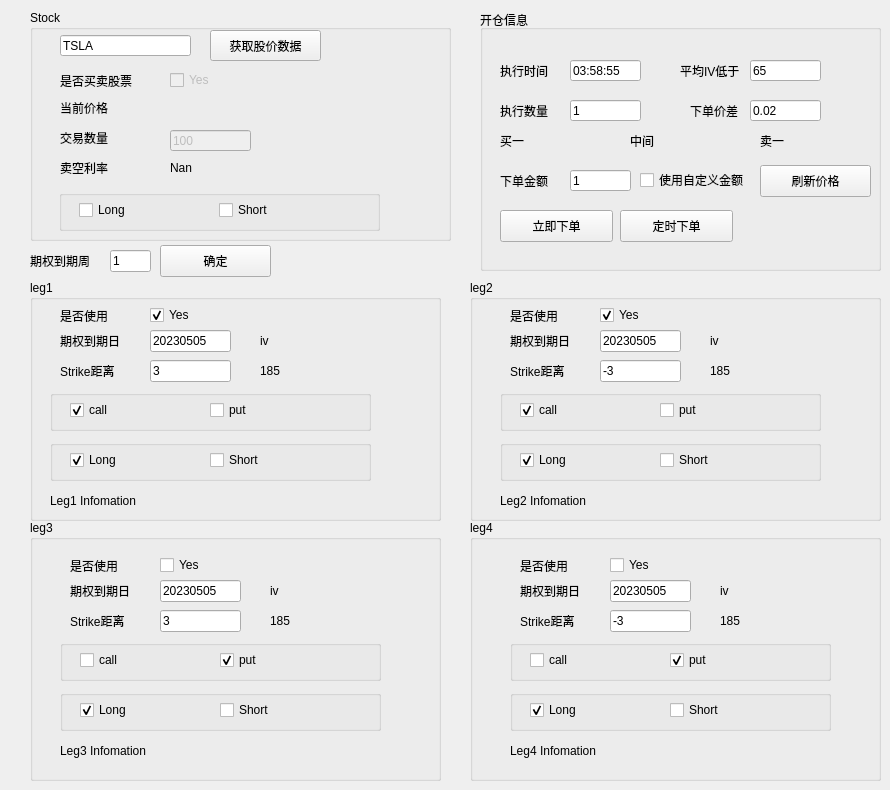
    <widget class="StrangleTab" name="tab2">
     <attribute name="title">
      <string>Strangle策略</string>
     </attribute>
     <widget class="QGroupBox" name="groupBox">
      <property name="geometry">
       <rect>
        <x>480</x>
        <y>10</y>
        <width>401</width>
        <height>261</height>
       </rect>
      </property>
      <property name="title">
       <string>开仓信息</string>
      </property>
      <widget class="QLabel" name="label_6">
       <property name="geometry">
        <rect>
         <x>20</x>
         <y>50</y>
         <width>85</width>
         <height>21</height>
        </rect>
       </property>
       <property name="text">
        <string>执行时间</string>
       </property>
      </widget>
      <widget class="QPushButton" name="btn_order_now">
       <property name="geometry">
        <rect>
         <x>20</x>
         <y>200</y>
         <width>113</width>
         <height>32</height>
        </rect>
       </property>
       <property name="text">
        <string>立即下单</string>
       </property>
      </widget>
      <widget class="QLineEdit" name="input_scheculeTime">
       <property name="geometry">
        <rect>
         <x>90</x>
         <y>50</y>
         <width>71</width>
         <height>21</height>
        </rect>
       </property>
       <property name="text">
        <string>03:58:55</string>
       </property>
      </widget>
      <widget class="QLabel" name="label_5">
       <property name="geometry">
        <rect>
         <x>200</x>
         <y>50</y>
         <width>71</width>
         <height>21</height>
        </rect>
       </property>
       <property name="text">
        <string>平均IV低于</string>
       </property>
      </widget>
      <widget class="QLineEdit" name="input_average_iv">
       <property name="geometry">
        <rect>
         <x>270</x>
         <y>50</y>
         <width>71</width>
         <height>21</height>
        </rect>
       </property>
       <property name="text">
        <string>65</string>
       </property>
      </widget>
      <widget class="QLabel" name="label_10">
       <property name="geometry">
        <rect>
         <x>20</x>
         <y>90</y>
         <width>61</width>
         <height>21</height>
        </rect>
       </property>
       <property name="text">
        <string>执行数量</string>
       </property>
      </widget>
      <widget class="QLineEdit" name="input_buy_quantity">
       <property name="geometry">
        <rect>
         <x>90</x>
         <y>90</y>
         <width>71</width>
         <height>21</height>
        </rect>
       </property>
       <property name="text">
        <string>1</string>
       </property>
      </widget>
      <widget class="QLineEdit" name="input_order_priceDiff">
       <property name="geometry">
        <rect>
         <x>270</x>
         <y>90</y>
         <width>71</width>
         <height>21</height>
        </rect>
       </property>
       <property name="text">
        <string>0.02</string>
       </property>
      </widget>
      <widget class="QLabel" name="label_11">
       <property name="geometry">
        <rect>
         <x>210</x>
         <y>90</y>
         <width>61</width>
         <height>21</height>
        </rect>
       </property>
       <property name="text">
        <string>下单价差</string>
       </property>
      </widget>
      <widget class="QLabel" name="label_bid1">
       <property name="geometry">
        <rect>
         <x>20</x>
         <y>120</y>
         <width>61</width>
         <height>21</height>
        </rect>
       </property>
       <property name="text">
        <string>买一</string>
       </property>
      </widget>
      <widget class="QLabel" name="label_ask1">
       <property name="geometry">
        <rect>
         <x>280</x>
         <y>120</y>
         <width>61</width>
         <height>21</height>
        </rect>
       </property>
       <property name="text">
        <string>卖一</string>
       </property>
      </widget>
      <widget class="QLabel" name="label_mid_price">
       <property name="geometry">
        <rect>
         <x>150</x>
         <y>120</y>
         <width>61</width>
         <height>21</height>
        </rect>
       </property>
       <property name="text">
        <string>中间</string>
       </property>
      </widget>
      <widget class="QLabel" name="label_15">
       <property name="geometry">
        <rect>
         <x>20</x>
         <y>160</y>
         <width>61</width>
         <height>21</height>
        </rect>
       </property>
       <property name="text">
        <string>下单金额</string>
       </property>
      </widget>
      <widget class="QLineEdit" name="input_order_price">
       <property name="geometry">
        <rect>
         <x>90</x>
         <y>160</y>
         <width>61</width>
         <height>21</height>
        </rect>
       </property>
       <property name="text">
        <string>1</string>
       </property>
      </widget>
      <widget class="QPushButton" name="btn_order_schedule">
       <property name="geometry">
        <rect>
         <x>140</x>
         <y>200</y>
         <width>113</width>
         <height>32</height>
        </rect>
       </property>
       <property name="text">
        <string>定时下单</string>
       </property>
      </widget>
      <widget class="QCheckBox" name="check_custom_buy_price">
       <property name="geometry">
        <rect>
         <x>160</x>
         <y>160</y>
         <width>131</width>
         <height>20</height>
        </rect>
       </property>
       <property name="text">
        <string>使用自定义金额</string>
       </property>
       <property name="checked">
        <bool>false</bool>
       </property>
      </widget>
      <widget class="QPushButton" name="btn_check_legs">
       <property name="geometry">
        <rect>
         <x>280</x>
         <y>155</y>
         <width>111</width>
         <height>32</height>
        </rect>
       </property>
       <property name="text">
        <string>刷新价格</string>
       </property>
      </widget>
     </widget>
     <widget class="QGroupBox" name="groupBox_leg1">
      <property name="geometry">
       <rect>
        <x>30</x>
        <y>280</y>
        <width>411</width>
        <height>241</height>
       </rect>
      </property>
      <property name="title">
       <string>leg1</string>
      </property>
      <widget class="QLabel" name="strangle_labelStatus_2">
       <property name="geometry">
        <rect>
         <x>30</x>
         <y>50</y>
         <width>71</width>
         <height>22</height>
        </rect>
       </property>
       <property name="text">
        <string>期权到期日</string>
       </property>
      </widget>
      <widget class="QLabel" name="strangle_labelStatusInfo_2">
       <property name="geometry">
        <rect>
         <x>30</x>
         <y>80</y>
         <width>81</width>
         <height>22</height>
        </rect>
       </property>
       <property name="text">
        <string>Strike距离</string>
       </property>
      </widget>
      <widget class="QLineEdit" name="input_leg1_expire">
       <property name="geometry">
        <rect>
         <x>120</x>
         <y>50</y>
         <width>81</width>
         <height>22</height>
        </rect>
       </property>
       <property name="text">
        <string>20230505</string>
       </property>
      </widget>
      <widget class="QLineEdit" name="input_leg1_priceDiff">
       <property name="geometry">
        <rect>
         <x>120</x>
         <y>80</y>
         <width>81</width>
         <height>22</height>
        </rect>
       </property>
       <property name="text">
        <string>3</string>
       </property>
      </widget>
      <widget class="QLabel" name="label_leg1_strike">
       <property name="geometry">
        <rect>
         <x>230</x>
         <y>80</y>
         <width>121</width>
         <height>22</height>
        </rect>
       </property>
       <property name="text">
        <string>185</string>
       </property>
      </widget>
      <widget class="QGroupBox" name="group_leg1_type">
       <property name="geometry">
        <rect>
         <x>20</x>
         <y>110</y>
         <width>321</width>
         <height>41</height>
        </rect>
       </property>
       <property name="title">
        <string/>
       </property>
       <widget class="QCheckBox" name="check_leg1_put">
        <property name="geometry">
         <rect>
          <x>160</x>
          <y>10</y>
          <width>86</width>
          <height>20</height>
         </rect>
        </property>
        <property name="text">
         <string>put</string>
        </property>
        <property name="checked">
         <bool>false</bool>
        </property>
       </widget>
       <widget class="QCheckBox" name="check_leg1_call">
        <property name="geometry">
         <rect>
          <x>20</x>
          <y>10</y>
          <width>86</width>
          <height>20</height>
         </rect>
        </property>
        <property name="text">
         <string>call</string>
        </property>
        <property name="checked">
         <bool>true</bool>
        </property>
       </widget>
      </widget>
      <widget class="QGroupBox" name="group_leg1_direction">
       <property name="geometry">
        <rect>
         <x>20</x>
         <y>160</y>
         <width>321</width>
         <height>41</height>
        </rect>
       </property>
       <property name="title">
        <string/>
       </property>
       <widget class="QCheckBox" name="check_leg1_short">
        <property name="geometry">
         <rect>
          <x>160</x>
          <y>10</y>
          <width>86</width>
          <height>20</height>
         </rect>
        </property>
        <property name="text">
         <string>Short</string>
        </property>
       </widget>
       <widget class="QCheckBox" name="check_leg1_long">
        <property name="geometry">
         <rect>
          <x>20</x>
          <y>10</y>
          <width>86</width>
          <height>20</height>
         </rect>
        </property>
        <property name="text">
         <string>Long</string>
        </property>
        <property name="checked">
         <bool>true</bool>
        </property>
       </widget>
      </widget>
      <widget class="QLabel" name="label_leg1_summary">
       <property name="geometry">
        <rect>
         <x>20</x>
         <y>210</y>
         <width>361</width>
         <height>22</height>
        </rect>
       </property>
       <property name="text">
        <string>Leg1 Infomation</string>
       </property>
      </widget>
      <widget class="QCheckBox" name="check_buy_leg1">
       <property name="geometry">
        <rect>
         <x>120</x>
         <y>25</y>
         <width>86</width>
         <height>20</height>
        </rect>
       </property>
       <property name="text">
        <string>Yes</string>
       </property>
       <property name="checked">
        <bool>true</bool>
       </property>
      </widget>
      <widget class="QLabel" name="strangle_labelStatus_22">
       <property name="geometry">
        <rect>
         <x>30</x>
         <y>25</y>
         <width>71</width>
         <height>22</height>
        </rect>
       </property>
       <property name="text">
        <string>是否使用</string>
       </property>
      </widget>
      <widget class="QLabel" name="label_leg1_impliedVotality">
       <property name="geometry">
        <rect>
         <x>230</x>
         <y>50</y>
         <width>131</width>
         <height>22</height>
        </rect>
       </property>
       <property name="text">
        <string>iv</string>
       </property>
      </widget>
     </widget>
     <widget class="QGroupBox" name="groupBox_leg2">
      <property name="geometry">
       <rect>
        <x>470</x>
        <y>280</y>
        <width>411</width>
        <height>241</height>
       </rect>
      </property>
      <property name="title">
       <string>leg2</string>
      </property>
      <widget class="QLineEdit" name="input_leg2_expire">
       <property name="geometry">
        <rect>
         <x>130</x>
         <y>50</y>
         <width>81</width>
         <height>22</height>
        </rect>
       </property>
       <property name="text">
        <string>20230505</string>
       </property>
      </widget>
      <widget class="QLabel" name="label_leg2_summary">
       <property name="geometry">
        <rect>
         <x>30</x>
         <y>210</y>
         <width>351</width>
         <height>22</height>
        </rect>
       </property>
       <property name="text">
        <string>Leg2 Infomation</string>
       </property>
      </widget>
      <widget class="QGroupBox" name="group_leg2_type">
       <property name="geometry">
        <rect>
         <x>30</x>
         <y>110</y>
         <width>321</width>
         <height>41</height>
        </rect>
       </property>
       <property name="title">
        <string/>
       </property>
       <widget class="QCheckBox" name="check_leg2_put">
        <property name="geometry">
         <rect>
          <x>160</x>
          <y>10</y>
          <width>86</width>
          <height>20</height>
         </rect>
        </property>
        <property name="text">
         <string>put</string>
        </property>
        <property name="checked">
         <bool>false</bool>
        </property>
       </widget>
       <widget class="QCheckBox" name="check_leg2_call">
        <property name="geometry">
         <rect>
          <x>20</x>
          <y>10</y>
          <width>86</width>
          <height>20</height>
         </rect>
        </property>
        <property name="text">
         <string>call</string>
        </property>
        <property name="checked">
         <bool>true</bool>
        </property>
       </widget>
      </widget>
      <widget class="QLabel" name="label_leg2_strike">
       <property name="geometry">
        <rect>
         <x>240</x>
         <y>80</y>
         <width>71</width>
         <height>22</height>
        </rect>
       </property>
       <property name="text">
        <string>185</string>
       </property>
      </widget>
      <widget class="QLineEdit" name="input_leg2_priceDiff">
       <property name="geometry">
        <rect>
         <x>130</x>
         <y>80</y>
         <width>81</width>
         <height>22</height>
        </rect>
       </property>
       <property name="text">
        <string>-3</string>
       </property>
      </widget>
      <widget class="QLabel" name="strangle_labelStatusInfo_4">
       <property name="geometry">
        <rect>
         <x>40</x>
         <y>80</y>
         <width>81</width>
         <height>22</height>
        </rect>
       </property>
       <property name="text">
        <string>Strike距离</string>
       </property>
      </widget>
      <widget class="QLabel" name="strangle_labelStatus_13">
       <property name="geometry">
        <rect>
         <x>40</x>
         <y>50</y>
         <width>71</width>
         <height>22</height>
        </rect>
       </property>
       <property name="text">
        <string>期权到期日</string>
       </property>
      </widget>
      <widget class="QGroupBox" name="group_leg2_direction">
       <property name="geometry">
        <rect>
         <x>30</x>
         <y>160</y>
         <width>321</width>
         <height>41</height>
        </rect>
       </property>
       <property name="title">
        <string/>
       </property>
       <widget class="QCheckBox" name="check_leg2_short">
        <property name="geometry">
         <rect>
          <x>160</x>
          <y>10</y>
          <width>86</width>
          <height>20</height>
         </rect>
        </property>
        <property name="text">
         <string>Short</string>
        </property>
       </widget>
       <widget class="QCheckBox" name="check_leg2_long">
        <property name="geometry">
         <rect>
          <x>20</x>
          <y>10</y>
          <width>86</width>
          <height>20</height>
         </rect>
        </property>
        <property name="text">
         <string>Long</string>
        </property>
        <property name="checked">
         <bool>true</bool>
        </property>
       </widget>
      </widget>
      <widget class="QCheckBox" name="check_buy_leg2">
       <property name="geometry">
        <rect>
         <x>130</x>
         <y>25</y>
         <width>86</width>
         <height>20</height>
        </rect>
       </property>
       <property name="text">
        <string>Yes</string>
       </property>
       <property name="checked">
        <bool>true</bool>
       </property>
      </widget>
      <widget class="QLabel" name="strangle_labelStatus_21">
       <property name="geometry">
        <rect>
         <x>40</x>
         <y>25</y>
         <width>71</width>
         <height>22</height>
        </rect>
       </property>
       <property name="text">
        <string>是否使用</string>
       </property>
      </widget>
      <widget class="QLabel" name="label_leg2_impliedVotality">
       <property name="geometry">
        <rect>
         <x>240</x>
         <y>50</y>
         <width>131</width>
         <height>22</height>
        </rect>
       </property>
       <property name="text">
        <string>iv</string>
       </property>
      </widget>
     </widget>
     <widget class="QGroupBox" name="groupBox_leg3">
      <property name="geometry">
       <rect>
        <x>30</x>
        <y>520</y>
        <width>411</width>
        <height>261</height>
       </rect>
      </property>
      <property name="autoFillBackground">
       <bool>false</bool>
      </property>
      <property name="title">
       <string>leg3</string>
      </property>
      <widget class="QCheckBox" name="check_buy_leg3">
       <property name="geometry">
        <rect>
         <x>130</x>
         <y>35</y>
         <width>86</width>
         <height>20</height>
        </rect>
       </property>
       <property name="text">
        <string>Yes</string>
       </property>
       <property name="checked">
        <bool>false</bool>
       </property>
      </widget>
      <widget class="QLabel" name="label_leg3_strike">
       <property name="geometry">
        <rect>
         <x>240</x>
         <y>90</y>
         <width>71</width>
         <height>22</height>
        </rect>
       </property>
       <property name="text">
        <string>185</string>
       </property>
      </widget>
      <widget class="QLineEdit" name="input_leg3_expire">
       <property name="geometry">
        <rect>
         <x>130</x>
         <y>60</y>
         <width>81</width>
         <height>22</height>
        </rect>
       </property>
       <property name="text">
        <string>20230505</string>
       </property>
      </widget>
      <widget class="QLabel" name="label_leg3_summary">
       <property name="geometry">
        <rect>
         <x>30</x>
         <y>220</y>
         <width>311</width>
         <height>22</height>
        </rect>
       </property>
       <property name="text">
        <string>Leg3 Infomation</string>
       </property>
      </widget>
      <widget class="QLineEdit" name="input_leg3_priceDiff">
       <property name="geometry">
        <rect>
         <x>130</x>
         <y>90</y>
         <width>81</width>
         <height>22</height>
        </rect>
       </property>
       <property name="text">
        <string>3</string>
       </property>
      </widget>
      <widget class="QLabel" name="strangle_labelStatus_14">
       <property name="geometry">
        <rect>
         <x>40</x>
         <y>60</y>
         <width>71</width>
         <height>22</height>
        </rect>
       </property>
       <property name="text">
        <string>期权到期日</string>
       </property>
      </widget>
      <widget class="QLabel" name="strangle_labelStatus_25">
       <property name="geometry">
        <rect>
         <x>40</x>
         <y>35</y>
         <width>71</width>
         <height>22</height>
        </rect>
       </property>
       <property name="text">
        <string>是否使用</string>
       </property>
      </widget>
      <widget class="QGroupBox" name="group_leg3_direction">
       <property name="geometry">
        <rect>
         <x>30</x>
         <y>170</y>
         <width>321</width>
         <height>41</height>
        </rect>
       </property>
       <property name="title">
        <string/>
       </property>
       <widget class="QCheckBox" name="check_leg3_short">
        <property name="geometry">
         <rect>
          <x>160</x>
          <y>10</y>
          <width>86</width>
          <height>20</height>
         </rect>
        </property>
        <property name="text">
         <string>Short</string>
        </property>
       </widget>
       <widget class="QCheckBox" name="check_leg3_long">
        <property name="geometry">
         <rect>
          <x>20</x>
          <y>10</y>
          <width>86</width>
          <height>20</height>
         </rect>
        </property>
        <property name="text">
         <string>Long</string>
        </property>
        <property name="checked">
         <bool>true</bool>
        </property>
       </widget>
      </widget>
      <widget class="QLabel" name="label_leg3_impliedVotality">
       <property name="geometry">
        <rect>
         <x>240</x>
         <y>60</y>
         <width>121</width>
         <height>22</height>
        </rect>
       </property>
       <property name="text">
        <string>iv</string>
       </property>
      </widget>
      <widget class="QGroupBox" name="group_leg3_type">
       <property name="geometry">
        <rect>
         <x>30</x>
         <y>120</y>
         <width>321</width>
         <height>41</height>
        </rect>
       </property>
       <property name="title">
        <string/>
       </property>
       <widget class="QCheckBox" name="check_leg3_put">
        <property name="geometry">
         <rect>
          <x>160</x>
          <y>10</y>
          <width>86</width>
          <height>20</height>
         </rect>
        </property>
        <property name="text">
         <string>put</string>
        </property>
        <property name="checked">
         <bool>true</bool>
        </property>
       </widget>
       <widget class="QCheckBox" name="check_leg3_call">
        <property name="geometry">
         <rect>
          <x>20</x>
          <y>10</y>
          <width>86</width>
          <height>20</height>
         </rect>
        </property>
        <property name="text">
         <string>call</string>
        </property>
       </widget>
      </widget>
      <widget class="QLabel" name="strangle_labelStatusInfo_7">
       <property name="geometry">
        <rect>
         <x>40</x>
         <y>90</y>
         <width>81</width>
         <height>22</height>
        </rect>
       </property>
       <property name="text">
        <string>Strike距离</string>
       </property>
      </widget>
     </widget>
     <widget class="QGroupBox" name="groupBox_leg4">
      <property name="geometry">
       <rect>
        <x>470</x>
        <y>520</y>
        <width>411</width>
        <height>261</height>
       </rect>
      </property>
      <property name="title">
       <string>leg4</string>
      </property>
      <widget class="QCheckBox" name="check_buy_leg4">
       <property name="geometry">
        <rect>
         <x>140</x>
         <y>35</y>
         <width>86</width>
         <height>20</height>
        </rect>
       </property>
       <property name="text">
        <string>Yes</string>
       </property>
       <property name="checked">
        <bool>false</bool>
       </property>
      </widget>
      <widget class="QLabel" name="label_leg4_strike">
       <property name="geometry">
        <rect>
         <x>250</x>
         <y>90</y>
         <width>71</width>
         <height>22</height>
        </rect>
       </property>
       <property name="text">
        <string>185</string>
       </property>
      </widget>
      <widget class="QLineEdit" name="input_leg4_expire">
       <property name="geometry">
        <rect>
         <x>140</x>
         <y>60</y>
         <width>81</width>
         <height>22</height>
        </rect>
       </property>
       <property name="text">
        <string>20230505</string>
       </property>
      </widget>
      <widget class="QLabel" name="label_leg4_summary">
       <property name="geometry">
        <rect>
         <x>40</x>
         <y>220</y>
         <width>321</width>
         <height>22</height>
        </rect>
       </property>
       <property name="text">
        <string>Leg4 Infomation</string>
       </property>
      </widget>
      <widget class="QLineEdit" name="input_leg4_priceDiff">
       <property name="geometry">
        <rect>
         <x>140</x>
         <y>90</y>
         <width>81</width>
         <height>22</height>
        </rect>
       </property>
       <property name="text">
        <string>-3</string>
       </property>
      </widget>
      <widget class="QLabel" name="strangle_labelStatus_15">
       <property name="geometry">
        <rect>
         <x>50</x>
         <y>60</y>
         <width>71</width>
         <height>22</height>
        </rect>
       </property>
       <property name="text">
        <string>期权到期日</string>
       </property>
      </widget>
      <widget class="QLabel" name="strangle_labelStatus_24">
       <property name="geometry">
        <rect>
         <x>50</x>
         <y>35</y>
         <width>71</width>
         <height>22</height>
        </rect>
       </property>
       <property name="text">
        <string>是否使用</string>
       </property>
      </widget>
      <widget class="QGroupBox" name="group_leg4_direction">
       <property name="geometry">
        <rect>
         <x>40</x>
         <y>170</y>
         <width>321</width>
         <height>41</height>
        </rect>
       </property>
       <property name="title">
        <string/>
       </property>
       <widget class="QCheckBox" name="check_leg4_short">
        <property name="geometry">
         <rect>
          <x>160</x>
          <y>10</y>
          <width>86</width>
          <height>20</height>
         </rect>
        </property>
        <property name="text">
         <string>Short</string>
        </property>
       </widget>
       <widget class="QCheckBox" name="check_leg4_long">
        <property name="geometry">
         <rect>
          <x>20</x>
          <y>10</y>
          <width>86</width>
          <height>20</height>
         </rect>
        </property>
        <property name="text">
         <string>Long</string>
        </property>
        <property name="checked">
         <bool>true</bool>
        </property>
       </widget>
      </widget>
      <widget class="QLabel" name="label_leg4_impliedVotality">
       <property name="geometry">
        <rect>
         <x>250</x>
         <y>60</y>
         <width>101</width>
         <height>22</height>
        </rect>
       </property>
       <property name="text">
        <string>iv</string>
       </property>
      </widget>
      <widget class="QGroupBox" name="group_leg4_type">
       <property name="geometry">
        <rect>
         <x>40</x>
         <y>120</y>
         <width>321</width>
         <height>41</height>
        </rect>
       </property>
       <property name="title">
        <string/>
       </property>
       <widget class="QCheckBox" name="check_leg4_put">
        <property name="geometry">
         <rect>
          <x>160</x>
          <y>10</y>
          <width>86</width>
          <height>20</height>
         </rect>
        </property>
        <property name="text">
         <string>put</string>
        </property>
        <property name="checked">
         <bool>true</bool>
        </property>
       </widget>
       <widget class="QCheckBox" name="check_leg4_call">
        <property name="geometry">
         <rect>
          <x>20</x>
          <y>10</y>
          <width>86</width>
          <height>20</height>
         </rect>
        </property>
        <property name="text">
         <string>call</string>
        </property>
       </widget>
      </widget>
      <widget class="QLabel" name="strangle_labelStatusInfo_5">
       <property name="geometry">
        <rect>
         <x>50</x>
         <y>90</y>
         <width>81</width>
         <height>22</height>
        </rect>
       </property>
       <property name="text">
        <string>Strike距离</string>
       </property>
      </widget>
     </widget>
     <widget class="QGroupBox" name="groupBox_stock">
      <property name="geometry">
       <rect>
        <x>30</x>
        <y>10</y>
        <width>421</width>
        <height>231</height>
       </rect>
      </property>
      <property name="title">
       <string>Stock</string>
      </property>
      <widget class="QLabel" name="strangle_labelStatus_8">
       <property name="geometry">
        <rect>
         <x>30</x>
         <y>90</y>
         <width>60</width>
         <height>16</height>
        </rect>
       </property>
       <property name="text">
        <string>当前价格</string>
       </property>
      </widget>
      <widget class="QLabel" name="strangle_labelStatusInfo_8">
       <property name="geometry">
        <rect>
         <x>30</x>
         <y>120</y>
         <width>281</width>
         <height>16</height>
        </rect>
       </property>
       <property name="text">
        <string>交易数量</string>
       </property>
      </widget>
      <widget class="QLineEdit" name="input_StockQuantity">
       <property name="enabled">
        <bool>false</bool>
       </property>
       <property name="geometry">
        <rect>
         <x>140</x>
         <y>120</y>
         <width>81</width>
         <height>21</height>
        </rect>
       </property>
       <property name="text">
        <string>100</string>
       </property>
      </widget>
      <widget class="QLabel" name="strangle_labelStatusInfo_9">
       <property name="geometry">
        <rect>
         <x>30</x>
         <y>150</y>
         <width>281</width>
         <height>16</height>
        </rect>
       </property>
       <property name="text">
        <string>卖空利率</string>
       </property>
      </widget>
      <widget class="QLabel" name="label_StockPrice">
       <property name="geometry">
        <rect>
         <x>140</x>
         <y>90</y>
         <width>60</width>
         <height>16</height>
        </rect>
       </property>
       <property name="text">
        <string/>
       </property>
      </widget>
      <widget class="QPushButton" name="btn_GetStock">
       <property name="geometry">
        <rect>
         <x>180</x>
         <y>20</y>
         <width>111</width>
         <height>31</height>
        </rect>
       </property>
       <property name="text">
        <string>获取股价数据</string>
       </property>
      </widget>
      <widget class="QLineEdit" name="input_StockCode">
       <property name="geometry">
        <rect>
         <x>30</x>
         <y>25</y>
         <width>131</width>
         <height>21</height>
        </rect>
       </property>
       <property name="text">
        <string>TSLA</string>
       </property>
       <property name="placeholderText">
        <string>请输入股票</string>
       </property>
      </widget>
      <widget class="QGroupBox" name="group_stock_type">
       <property name="geometry">
        <rect>
         <x>29</x>
         <y>180</y>
         <width>321</width>
         <height>41</height>
        </rect>
       </property>
       <property name="title">
        <string/>
       </property>
       <widget class="QCheckBox" name="check_stock_put">
        <property name="geometry">
         <rect>
          <x>160</x>
          <y>10</y>
          <width>86</width>
          <height>20</height>
         </rect>
        </property>
        <property name="text">
         <string>Short</string>
        </property>
       </widget>
       <widget class="QCheckBox" name="check_stock_call">
        <property name="geometry">
         <rect>
          <x>20</x>
          <y>10</y>
          <width>86</width>
          <height>20</height>
         </rect>
        </property>
        <property name="text">
         <string>Long</string>
        </property>
       </widget>
      </widget>
      <widget class="QCheckBox" name="check_buy_stock">
       <property name="enabled">
        <bool>false</bool>
       </property>
       <property name="geometry">
        <rect>
         <x>140</x>
         <y>60</y>
         <width>86</width>
         <height>20</height>
        </rect>
       </property>
       <property name="text">
        <string>Yes</string>
       </property>
      </widget>
      <widget class="QLabel" name="strangle_labelStatus_23">
       <property name="geometry">
        <rect>
         <x>30</x>
         <y>60</y>
         <width>91</width>
         <height>22</height>
        </rect>
       </property>
       <property name="text">
        <string>是否买卖股票</string>
       </property>
      </widget>
      <widget class="QLabel" name="label_stock_interestRate">
       <property name="geometry">
        <rect>
         <x>140</x>
         <y>150</y>
         <width>60</width>
         <height>16</height>
        </rect>
       </property>
       <property name="text">
        <string>Nan</string>
       </property>
      </widget>
     </widget>
     <widget class="QLabel" name="strangle_labelStatus_9">
      <property name="geometry">
       <rect>
        <x>30</x>
        <y>250</y>
        <width>71</width>
        <height>22</height>
       </rect>
      </property>
      <property name="text">
       <string>期权到期周</string>
      </property>
     </widget>
     <widget class="QLineEdit" name="input_option_DTE_weeks">
      <property name="geometry">
       <rect>
        <x>110</x>
        <y>250</y>
        <width>41</width>
        <height>22</height>
       </rect>
      </property>
      <property name="text">
       <string>1</string>
      </property>
     </widget>
     <widget class="QPushButton" name="btn_update_option_DTE">
      <property name="geometry">
       <rect>
        <x>160</x>
        <y>245</y>
        <width>111</width>
        <height>32</height>
       </rect>
      </property>
      <property name="text">
       <string>确定</string>
      </property>
     </widget>
    </widget>
